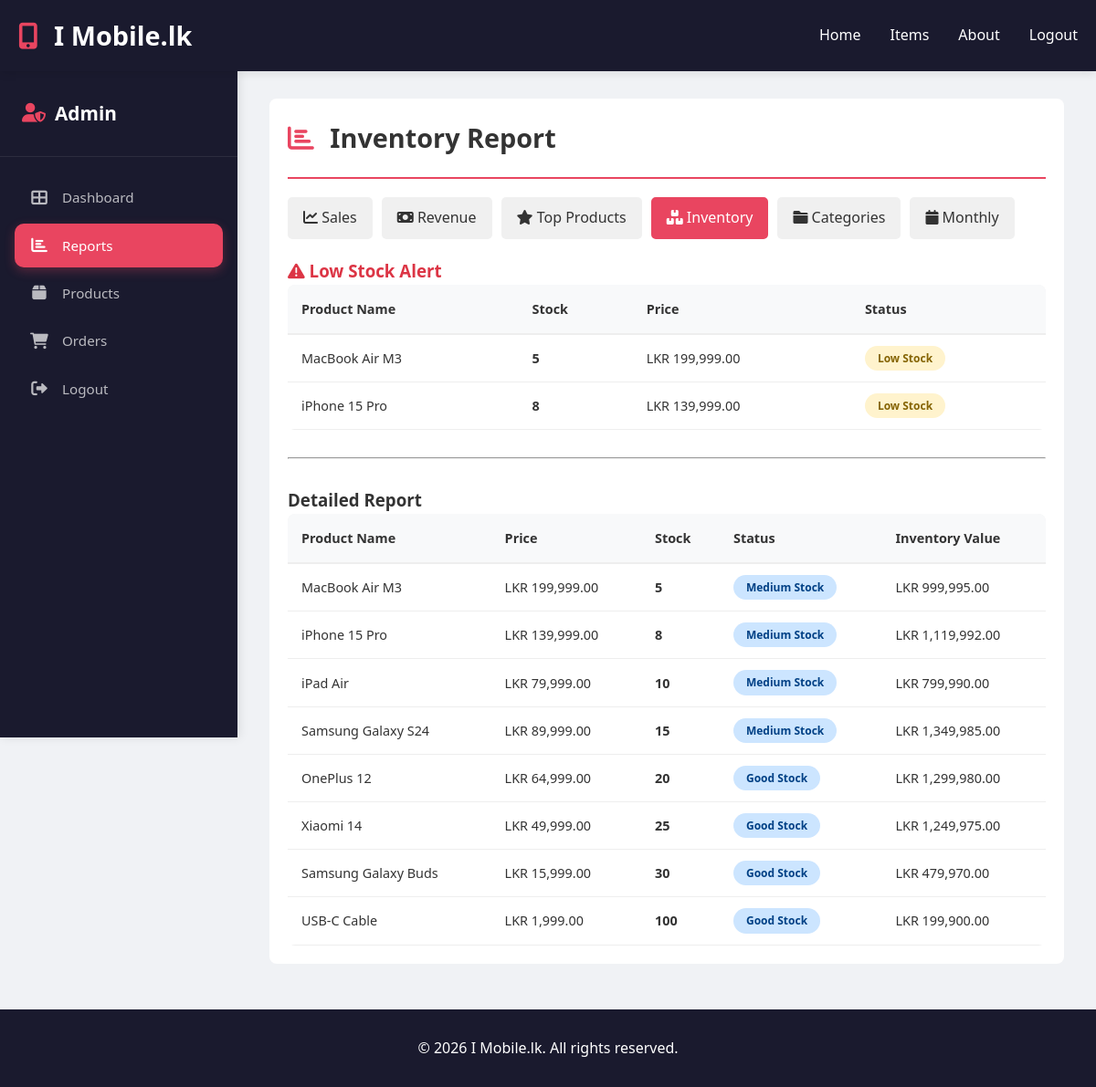
The page /admin/reports.php?type=inventory (signed in) on the database its author committed.
### tables this page shows
CREATE TABLE IF NOT EXISTS products (
    id INT PRIMARY KEY AUTO_INCREMENT,
    name VARCHAR(150) NOT NULL,
    description TEXT,
    category_id INT,
    price DECIMAL(10, 2) NOT NULL,
    stock INT DEFAULT 0,
    image_url VARCHAR(255),
    status ENUM('active', 'inactive') DEFAULT 'active',
    created_at TIMESTAMP DEFAULT CURRENT_TIMESTAMP,
    updated_at TIMESTAMP DEFAULT CURRENT_TIMESTAMP ON UPDATE CURRENT_TIMESTAMP,
    FOREIGN KEY (category_id) REFERENCES categories(id) ON DELETE SET NULL
);

### inc/functions.php (called while the page is built, shortened)
<?php
function getInventoryReport($pdo) {
    $stmt = $pdo->query("
        SELECT
            p.id,
            p.name,
            p.category_id,
            p.price,
            COALESCE(p.stock, 0) as stock,
            CASE
                WHEN COALESCE(p.stock, 0) = 0 THEN 'Out of Stock'
                WHEN COALESCE(p.stock, 0) < 5 THEN 'Low Stock'
                WHEN COALESCE(p.stock, 0) < 20 THEN 'Medium Stock'
                ELSE 'Good Stock'
            END as stock_status,
            COALESCE(p.stock, 0) * COALESCE(p.price, 0) as inventory_value,
            p.created_at
        FROM products p
        ORDER BY COALESCE(p.stock, 0) ASC, p.name ASC
    ");
    return $stmt->fetchAll(PDO::FETCH_ASSOC);
}
function getLowStockProducts($pdo, $threshold = 10) {
    $stmt = $pdo->prepare("
        SELECT
            id,
            name,
            COALESCE(stock, 0) as stock,
            price
        FROM products
        WHERE COALESCE(stock, 0) < ?
        ORDER BY COALESCE(stock, 0) ASC, name ASC
    ");
    $stmt->execute([$threshold]);
    return $stmt->fetchAll(PDO::FETCH_ASSOC);
}
?>

### admin/reports.php (the view, shortened to what this page needs)
<?php
require_once '../inc/db_connect.php';
require_once '../inc/functions.php';
$report_type = isset($_GET['type']) ? $_GET['type'] : 'sales';
$report_data = [];
$report_title = '';
switch ($report_type) {
    case 'inventory':
        $report_data = getInventoryReport($pdo);
        $report_title = 'Inventory Report';
        $low_stock = getLowStockProducts($pdo, 10);
        break;
}
?>
<!DOCTYPE html>
<html lang="en">
<head>
    <link rel="stylesheet" href="../assets/css/styles.css">
    <link rel="stylesheet" href="../db-style.css">
    <link rel="stylesheet" href="https://cdnjs.cloudflare.com/ajax/libs/font-awesome/6.0.0-beta3/css/all.min.css">
</head>
<body>
    <header>
        <div class="container header-container">
            <div class="logo">
                <i class="fas fa-mobile-alt"></i>
                <span>I Mobile.lk</span>
            </div>
            <nav>
                <ul>
                    <li><a href="../index.php">Home</a></li>
                    <li><a href="../items.php">Items</a></li>
                    <li><a href="../about.php">About</a></li>
                    <li><a href="../auth/logout.php">Logout</a></li>
                </ul>
            </nav>
        </div>
    </header>
    <div class="dashboard-wrapper">
        <aside class="sidebar">
            <div class="sidebar-brand">
                <h2><i class="fas fa-user-shield"></i> Admin</h2>
            </div>
            <ul class="sidebar-nav">
                <li><a href="../db.php"><i class="fas fa-th-large"></i> Dashboard</a></li>
                <li><a href="reports.php" class="active"><i class="fas fa-chart-bar"></i> Reports</a></li>
                <li><a href="../admin/products.php"><i class="fas fa-box"></i> Products</a></li>
                <li><a href="../admin/dashboard.php"><i class="fas fa-shopping-cart"></i> Orders</a></li>
                <li><a href="../auth/logout.php"><i class="fas fa-sign-out-alt"></i> Logout</a></li>
            </ul>
        </aside>
        <main class="dashboard-main">
            <div class="report-container">
                <div class="report-header">
                    <h1 class="report-title">
                        <i class="fas fa-chart-bar" style="color: #e94560; margin-right: 10px;"></i>
                        <?= htmlspecialchars($report_title) ?>
                    </h1>
                </div>
                <div class="nav-menu">
                    <a href="?type=sales" class="<?= $report_type === 'sales' ? 'active' : '' ?>">
                        <i class="fas fa-line-chart"></i> Sales
                    </a>
                    <a href="?type=revenue" class="<?= $report_type === 'revenue' ? 'active' : '' ?>">
                        <i class="fas fa-money-bill"></i> Revenue
                    </a>
                    <a href="?type=top-products" class="<?= $report_type === 'top-products' ? 'active' : '' ?>">
                        <i class="fas fa-star"></i> Top Products
                    </a>
                    <a href="?type=inventory" class="<?= $report_type === 'inventory' ? 'active' : '' ?>">
                        <i class="fas fa-boxes"></i> Inventory
                    </a>
                    <a href="?type=category" class="<?= $report_type === 'category' ? 'active' : '' ?>">
                        <i class="fas fa-folder"></i> Categories
                    </a>
                    <a href="?type=monthly" class="<?= $report_type === 'monthly' ? 'active' : '' ?>">
                        <i class="fas fa-calendar"></i> Monthly
                    </a>
                </div>
                <?php if ($report_type === 'inventory' && isset($low_stock) && count($low_stock) > 0): ?>
                <h3 style="color: #dc3545;"><i class="fas fa-exclamation-triangle"></i> Low Stock Alert</h3>
                <table class="report-table">
                    <thead>
                        <tr>
                            <th>Product Name</th>
                            <th>Stock</th>
                            <th>Price</th>
                            <th>Status</th>
                        </tr>
                    </thead>
                    <tbody>
                        <?php foreach ($low_stock as $product): ?>
                        <tr>
                            <td><?= htmlspecialchars($product['name']) ?></td>
                            <td><strong><?= $product['stock'] ?></strong></td>
                            <td>LKR <?= number_format($product['price'], 2) ?></td>
                            <td>
                                <span class="status-badge <?= $product['stock'] == 0 ? 'cancelled' : 'pending' ?>">
                                    <?= $product['stock'] == 0 ? 'Out of Stock' : 'Low Stock' ?>
                                </span>
                            </td>
                        </tr>
                        <?php endforeach; ?>
                    </tbody>
                </table>
                <hr style="margin: 30px 0;">
                <?php endif; ?>
                <h3>Detailed Report</h3>
                <?php if (count($report_data) > 0): ?>
                <table class="report-table">
                    <thead>
                        <tr>
                            <?php
                            if ($report_type === 'sales' || $report_type === 'revenue' || $report_type === 'monthly'):
                                echo '<th>Date</th><th>Orders</th><th>Revenue</th>';
                                if ($report_type === 'revenue'):
                                    echo '<th>Min Order</th><th>Max Order</th><th>Avg Order</th>';
                                endif;
                                echo '<th>Avg Order Value</th>';
                            elseif ($report_type === 'top-products'):
                                echo '<th>Product</th><th>Times Ordered</th><th>Qty Sold</th><th>Revenue</th><th>% of Sales</th>';
                            elseif ($report_type === 'inventory'):
                                echo '<th>Product Name</th><th>Price</th><th>Stock</th><th>Status</th><th>Inventory Value</th>';
                            elseif ($report_type === 'category'):
                                echo '<th>Category</th><th>Orders</th><th>Quantity</th><th>Revenue</th><th>Avg Price</th><th>Products</th>';
                            endif;
                            ?>
                        </tr>
                    </thead>
                    <tbody>
                        <?php foreach ($report_data as $row): ?>
                        <tr>
                            <?php
                            if ($report_type === 'sales' || $report_type === 'revenue' || $report_type === 'monthly'):
                                $date = isset($row['report_date']) ? $row['report_date'] : (isset($row['month']) ? $row['month'] : '');
                                echo '<td>' . htmlspecialchars($date) . '</td>';
                                echo '<td>' . (int)($row['order_count'] ?? 0) . '</td>';
                                echo '<td>LKR ' . number_format($row['daily_revenue'] ?? $row['revenue'] ?? 0, 2) . '</td>';
                                if ($report_type === 'revenue'):
                                    echo '<td>LKR ' . number_format($row['min_order'] ?? 0, 2) . '</td>';
                                    echo '<td>LKR ' . number_format($row['max_order'] ?? 0, 2) . '</td>';
                                    echo '<td>LKR ' . number_format($row['avg_order'] ?? 0, 2) . '</td>';
                                endif;
                                echo '<td>LKR ' . number_format($row['avg_order_value'] ?? 0, 2) . '</td>';
                            elseif ($report_type === 'top-products'):
                                echo '<td>' . htmlspecialchars($row['name']) . '</td>';
                                echo '<td>' . (int)$row['times_ordered'] . '</td>';
                                echo '<td>' . (int)$row['total_quantity'] . '</td>';
                                echo '<td>LKR ' . number_format($row['total_revenue'], 2) . '</td>';
                                echo '<td>' . $row['revenue_percentage'] . '%</td>';
                            elseif ($report_type === 'inventory'):
                                echo '<td>' . htmlspecialchars($row['name']) . '</td>';
                                echo '<td>LKR ' . number_format($row['price'], 2) . '</td>';
                                echo '<td><strong>' . $row['stock'] . '</strong></td>';
                                $stock_status = $row['stock_status'] ?? 'Good Stock';
                                $status_color = ($stock_status === 'Out of Stock') ? 'cancelled' : (($stock_status === 'Low Stock') ? 'pending' : 'shipped');
                                echo '<td><span class="status-badge ' . $status_color . '">' . $stock_status . '</span></td>';
                                echo '<td>LKR ' . number_format($row['inventory_value'], 2) . '</td>';
                            endif;
                            ?>
                        </tr>
                        <?php endforeach; ?>
                    </tbody>
                </table>
                <?php endif; ?>
            </div>
        </main>
    </div>
    <footer>
        <div class="container">
            <p>&copy; 2026 I Mobile.lk. All rights reserved.</p>
        </div>
    </footer>
</body>
</html>

### assets/css/styles.css (style rules this page uses)
* { margin: 0; padding: 0; box-sizing: border-box; }
body { font-family: 'Segoe UI', Tahoma, Geneva, Verdana, sans-serif; line-height: 1.6; color: #333; background-color: #f5f5f5; }
.container { max-width: 1200px; margin: 0 auto; padding: 0 20px; }
header { background: #1a1a2e; color: white; padding: 1rem 0; position: sticky; top: 0; z-index: 100; box-shadow: 0 2px 10px rgba(0,0,0,0.1); }
.header-container { display: flex; justify-content: space-between; align-items: center; flex-wrap: wrap; }
.logo { font-size: 1.8rem; font-weight: bold; }
.logo i { color: #e94560; margin-right: 10px; }
nav ul { display: flex; list-style: none; gap: 2rem; }
nav ul li a { color: white; text-decoration: none; font-weight: 500; transition: color 0.3s; padding: 8px 0; }
footer { background: #1a1a2e; color: white; text-align: center; padding: 30px 0; margin-top: 0; }

### db-style.css (style rules this page uses)
.dashboard-wrapper { display: flex; min-height: calc(100vh - 130px); background: #f0f2f5; }
.sidebar { width: 260px; background: #1a1a2e; color: #fff; padding: 30px 0; flex-shrink: 0; box-shadow: 2px 0 10px rgba(0, 0, 0, 0.1); position: sticky; top: 70px; height: calc(100vh - 70px); overflow-y: auto; }
.sidebar-brand { padding: 0 24px 30px; border-bottom: 1px solid rgba(255, 255, 255, 0.08); margin-bottom: 20px; }
.sidebar-brand h2 { font-size: 1.3rem; display: flex; align-items: center; gap: 10px; }
.sidebar-brand h2 i { color: #e94560; }
.sidebar-nav { list-style: none; padding: 0; }
.sidebar-nav li { padding: 0 16px; margin-bottom: 4px; }
.sidebar-nav li a { display: flex; align-items: center; gap: 14px; padding: 12px 16px; color: rgba(255, 255, 255, 0.7); text-decoration: none; border-radius: 10px; transition: all 0.3s; font-weight: 500; font-size: 0.95rem; }
.sidebar-nav li a i { width: 22px; font-size: 1.1rem; text-align: center; }
.sidebar-nav li a.active { color: #fff; background: #e94560; box-shadow: 0 4px 12px rgba(233, 69, 96, 0.3); }
.dashboard-main { flex: 1; padding: 30px 35px; overflow-x: hidden; }
table { width: 100%; border-collapse: collapse; font-size: 0.9rem; }
table th { text-align: left; padding: 12px 14px; background: #f8f9fa; color: #555; font-weight: 600; border-bottom: 2px solid #eee; }
table td { padding: 12px 14px; border-bottom: 1px solid #f0f0f0; }
.status-badge { display: inline-block; padding: 4px 14px; border-radius: 20px; font-size: 0.75rem; font-weight: 600; text-transform: capitalize; background: #e2e3e5; color: #383d41; }
.status-badge.pending { background: #fff3cd; color: #856404; }
.status-badge.shipped { background: #cce5ff; color: #004085; }

### admin/reports.php (style rules this page uses)
.report-container { padding: 20px; background: white; border-radius: 8px; margin-bottom: 20px; }
.report-header { display: flex; justify-content: space-between; align-items: center; margin-bottom: 20px; padding-bottom: 20px; border-bottom: 2px solid #e94560; }
.report-title { font-size: 1.8rem; color: #333; margin: 0; }
.nav-menu { display: flex; gap: 10px; margin-bottom: 20px; flex-wrap: wrap; }
.nav-menu a { padding: 8px 15px; background: #f0f0f0; border-radius: 5px; text-decoration: none; color: #333; border: 2px solid transparent; transition: all 0.3s; }
.nav-menu a.active, .nav-menu a:hover { background: #e94560; color: white; border-color: #e94560; }
.report-table { width: 100%; border-collapse: collapse; background: white; border-radius: 8px; overflow: hidden; }
.report-table thead { background: #f5f5f5; border-bottom: 2px solid #e94560; }
.report-table th { padding: 15px; text-align: left; font-weight: 600; color: #333; }
.report-table td { padding: 12px 15px; border-bottom: 1px solid #eee; }

### rows shown on the page
products: name "MacBook Air M3", stock "5", price "199,999.00", stock_status "Medium Stock", inventory_value "999,995.00"
products: name "iPhone 15 Pro", stock "8", price "139,999.00", stock_status "Medium Stock", inventory_value "1,119,992.00"
products: name "iPad Air", price "79,999.00", stock "10", stock_status "Medium Stock", inventory_value "799,990.00"
products: name "Samsung Galaxy S24", price "89,999.00", stock "15", stock_status "Medium Stock", inventory_value "1,349,985.00"
products: name "OnePlus 12", price "64,999.00", stock "20", stock_status "Good Stock", inventory_value "1,299,980.00"
products: name "Xiaomi 14", price "49,999.00", stock "25", stock_status "Good Stock", inventory_value "1,249,975.00"
products: name "Samsung Galaxy Buds", price "15,999.00", stock "30", stock_status "Good Stock", inventory_value "479,970.00"
products: name "USB-C Cable", price "1,999.00", stock "100", stock_status "Good Stock", inventory_value "199,900.00"

### other values the page prints
$report_title "Inventory Report"
